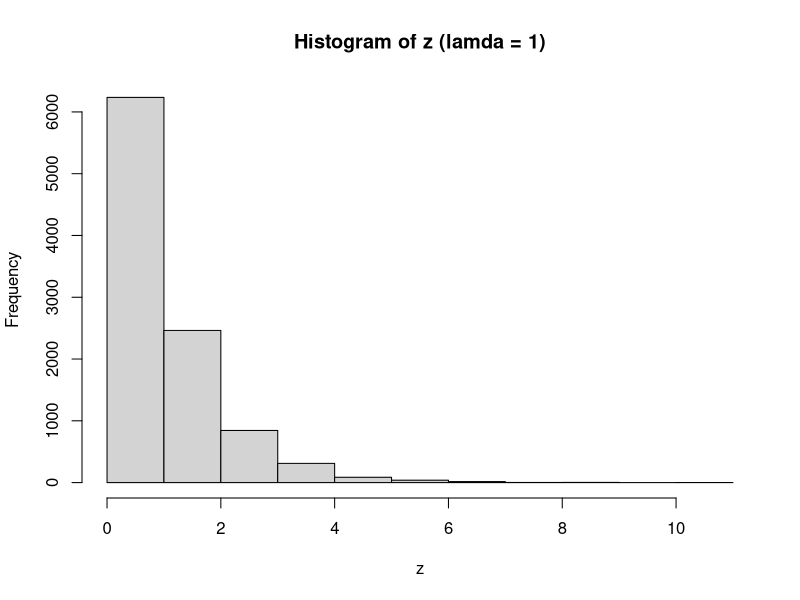
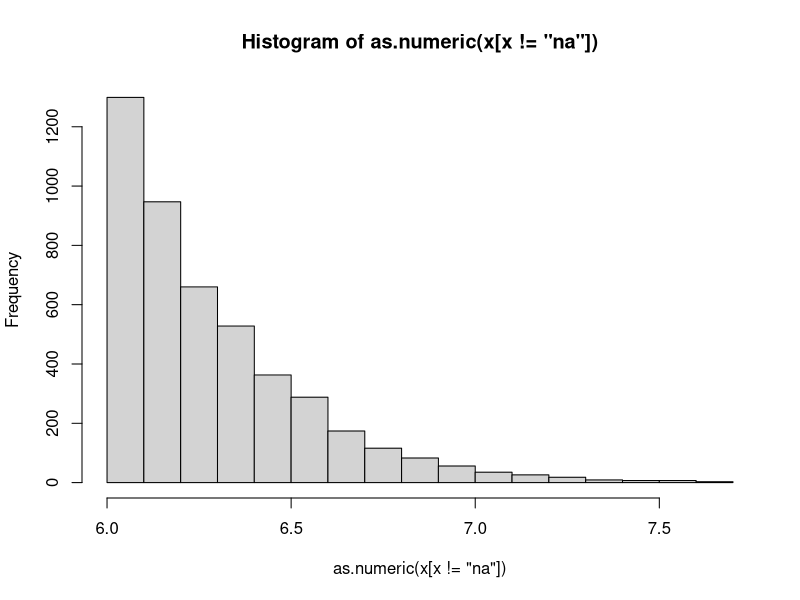
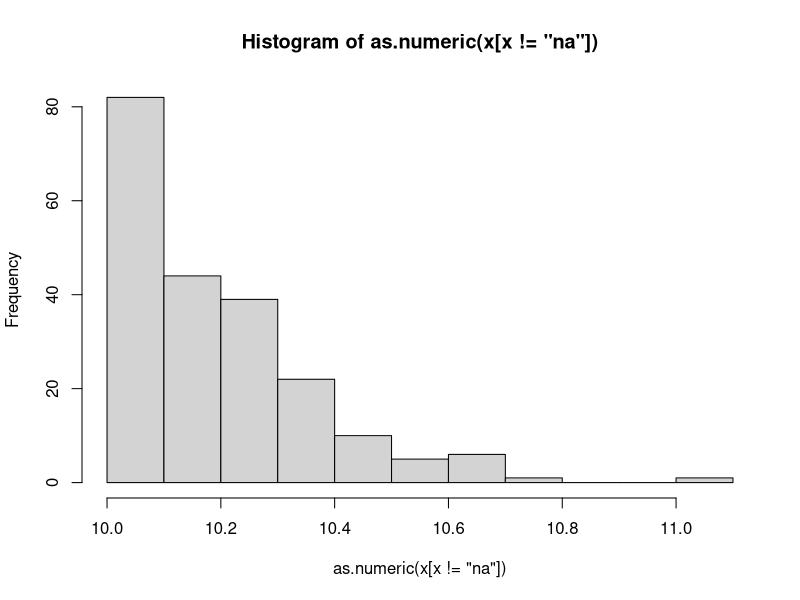

Generate these figures, in order, with R:
  ################################################################
# Stat 102C/Wu                                   UCLA ID 504209098
# Date 17 Apr 2014
# Homework 1
##################################################################

#2.3
random_exp = function(n,x){
  return(-1/x*log(1 - runif(n)))
}

#2.4
z = random_exp(10000,1)
hist(z, main = "Histogram of z (lamda = 1)")

#4.3
truncated_normal = function(n,c){
  M = 2*exp(1/2-c*2/4-c*sqrt(c^2+4)/4)/(sqrt(2*pi)*(1-pnorm(c))*(c+sqrt(c^2+4)))
  Y = rexp(n,rate=(c + sqrt(c^2+4))/2) + c
  Z = runif(n)
  X = rep('na',n)
  for(i in 1:n){
    #if(Y[i] > c)
    if(M*Z[i] <= (dnorm(Y[i])/(1-pnorm(c)))/(dexp(Y[i] - c,rate=(c + sqrt(c^2+4))/2)))
    {
      X[i] = Y[i] + c
    }
  }
  return(X)
 }

x = truncated_normal(10000,3)
hist(as.numeric(x[x != 'na']))
sum(x != 'na')
c = 3
M = 2*exp(1/2-c*2/4-c*sqrt(c^2+4)/4)/(sqrt(2*pi)*(1-pnorm(c))*(c+sqrt(c^2+4)))
1/M * 10000
  
x = truncated_normal(10000,5)
hist(as.numeric(x[x != 'na']))
sum(x != 'na')
c = 5
M = 2*exp(1/2-c*2/4-c*sqrt(c^2+4)/4)/(sqrt(2*pi)*(1-pnorm(c))*(c+sqrt(c^2+4)))
1/M * 10000
